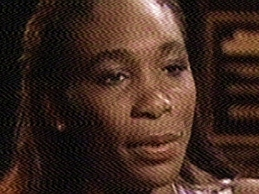
//> input picture Codigos DIP/TransformadaFourier/TransformadaFourier/ruido_periodico.jpg, 259 x 194 px
$ ./DFT_Deber7   (built with g++ and OpenCV 4)
//> lines starting //> are read from the running program, lines starting //| are printed output that depends on the picture

/////////////////////////////////////////////////////////////////////////////
// ESTE ALGORITMO PERMITE CALCULAR Y VISUALIZAR LA TRANSFORMADA DE FOURIER //
/////////////////////////////////////////////////////////////////////////////

#include "opencv2/imgproc/imgproc.hpp"
#include "opencv2/highgui/highgui.hpp"
#include <stdlib.h>
#include <stdio.h>
#include "opencv2/opencv.hpp"
#include < opencv/highgui.h >
#include <math.h>
#include <opencv/cxcore.h>
#include <opencv/cvaux.h>
#include <conio.h>
#include <string.h>


void cvShiftDFT(CvArr * src_arr, CvArr * dst_arr );

void main()
{

	//Declaracion de variables a usarse
	IplImage *imgIn;			// imagen de entrada
	IplImage *imgGray;			// imagen de entrada en en escala de grises
	IplImage *img_Re,*img_Im;	// resultado img real e imaginario de la tranformada de fourier
	IplImage *img_ReInv, *img_Mascara;		// pasar la img parte real a 8 bits
	IplImage *img_Re2, *img_Re3,*img_Im3;		// pasar la img parte real a 8 bits
	IplImage *mascaraRuido;
	IplImage *fft,*fft2;				// almacena la transformada de fourier
	double m, M;
	int i,j,bandaIzqA,bandaIzqB,bandaDerA,bandaDerB;


	imgIn=cvLoadImage("ruido_periodico.jpg", 1);		//carga la imagen de entrada
//> imgIn is the input picture: 194 rows x 259 cols, CV_8UC3; mean B, G, R 32.9, 41.9, 63.8
	imgGray=cvCreateImage(cvGetSize(imgIn),IPL_DEPTH_8U,1);
	cvCvtColor(imgIn,imgGray,CV_BGR2GRAY);  //convierte la img de entrada a img escala de grises

	//visualiza la img original en escala de grises
	cvNamedWindow("Imagen",1);
	cvShowImage("Imagen",imgGray);
	cvWaitKey(0);

	img_Re= cvCreateImage(cvGetSize(imgGray), IPL_DEPTH_64F, 1); //Crea la img_RE para la parte real con profundidad de 64, 1 canal.
	img_Im= cvCreateImage(cvGetSize(imgGray), IPL_DEPTH_64F, 1);//Crea la img_Im para la parte imaginaria con profundidad de 64, 1 canal.
	fft= cvCreateImage(cvGetSize(imgGray), IPL_DEPTH_64F, 2); //Crea una Img para la union de las partes real e imaginaria de la Transf. de Fourier, profundidad de 64, 2 canales.

	fft2= cvCreateImage(cvGetSize(imgGray), IPL_DEPTH_64F, 2); //Crea una Img para la union de las partes real e imaginaria de la Transf. de Fourier, profundidad de 64, 2 canales.
	img_ReInv= cvCreateImage(cvGetSize(imgGray), IPL_DEPTH_8U, 1); //Creamos una img_Re2 para la parte real con profundidad de 8, 1 canal.
	img_Mascara= cvCreateImage(cvGetSize(imgGray), IPL_DEPTH_8U, 1); //Creamos una img_Re2 para la parte real con profundidad de 8, 1 canal.

	img_Re2= cvCreateImage(cvGetSize(imgGray), IPL_DEPTH_64F, 1); //Creamos una img_Re2 para la parte real con profundidad de 8, 1 canal.

	//Imagenes necesarias para mostrar el espectro en MAGNITUD apliacando solo La DFT
	img_Re3= cvCreateImage(cvGetSize(imgGray), IPL_DEPTH_64F, 1); //Crea la img_RE para la parte real con profundidad de 64, 1 canal.
	img_Im3= cvCreateImage(cvGetSize(imgGray), IPL_DEPTH_64F, 1);//Crea la img_Im para la parte imaginaria con profundidad de 64, 1 canal.


	/*Cambia las caracteristicas de la imgGray de 8 bits/pixel a img_Re de 64 bits/pixel de profundidad*/
	cvScale(imgGray,img_Re,1.0,0.0);

	/*Setea todos los valores a 0 de la imagen imaginaria*/
	cvSetZero(img_Im);

	/*Combina las imagenes para juntar la parte real a la parte imaginaria*/
	cvMerge(img_Re,img_Im, 0, 0,fft);

	/*Aplica Fourier a la imagen que contiene las parte real y la imaginaria*/
	cvDFT(fft,fft,CV_DXT_FORWARD,0);

	/*Separa la parte real y la parte imaginaria de la imagen tranformada de Fourier*/
	cvSplit( fft,img_Re,img_Im, 0, 0 );
	//Realizo una copia en otras variables para no modificar las im醙enes originales en el pr髕imo procedimiento
	cvSplit( fft,img_Re3,img_Im3, 0, 0 );

	//Aplica la ecuacion para generar la imagen magnitud --> magnitud=sqrt(img_Re*img_Re + img_Im*img_Im)
	cvPow( img_Re3, img_Re3, 2); //img_Re^2
	cvPow( img_Im3, img_Im3, 2);//img_Im^2
	cvAdd( img_Re3, img_Im3, img_Re3);// abs_ifft = iimg_Re + iimg_Im
	cvPow( img_Re3, img_Re3, 0.5); //sqrt(abs_ifft)

	//Hacemos remapeo logaritmico para mejorar la visualizacion de los coeficientes de Fourier
	cvLog(img_Re3,img_Re3); // logaritmo de la imagen img_Re
	cvPow(img_Re3,img_Re3,2);  //img_Re^2
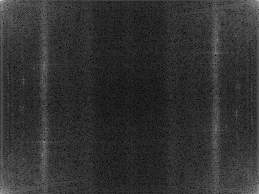
//> img_Re3: 194 rows x 259 cols, CV_64FC1; min 1.25, max 215.6, mean 49.8


	//Reorganizamos los cuadrantes de la imagen de Fourier tal que el origen este en el centro de la imagen (matrices dst & src de igual tamano & tipo)
	cvShiftDFT( img_Re3, img_Re3 );
//> in cvShiftDFT, `CvSize size = cvGetSize(src_arr);`: size = Size(259, 194)
//> in cvShiftDFT, `tmp = cvCreateMat(size.height/2, size.width/2, cvGetElemType(src_arr));`: tmp: 97 rows x 129 cols, CV_64FC1; every value is 0
//> in cvShiftDFT, `cx = size.width/2;`: cx = 129
//> in cvShiftDFT, `cy = size.height/2;`: cy = 97
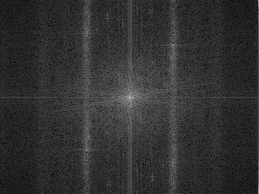
//> img_Re3: 194 rows x 259 cols, CV_64FC1; min 1.25, max 215.6, mean 49.8
	cvMinMaxLoc( img_Re3, &m, &M, NULL, NULL, NULL );
//> m = 1.25; M = 215.6

	//Regresamos la caracteristica original a la imagen dandole 8 como profundidad.
	cvScale(img_Re3,img_Mascara,323/(M-m),323*(-m)/(M-m));

	//NOT
	cvNot(img_Mascara,img_Mascara);

	cvShowImage("Magnitud-Mascara con ruido", img_Mascara);   // Se muestra la magnitud de la m醩cara sin ruido
	cvWaitKey(0);

	//Muestro la imagenReal con ruido
	//cvShowImage("Img_Re con ruido", img_Re);

	//******** Procedimiento de eliminacion de ruido *************
	//SETEANDO DE COLOR NEGRO LAS BANDAS DE RUIDO- MODIFICANDO EL ESPECTRO

	CvScalar vzero = cvScalarAll(255);

	bandaIzqA= ((img_Re->width / 2) - 90);// 82; //
//> bandaIzqA = 39
	bandaIzqB= ((img_Re->width / 2) - 83);//89;
//> bandaIzqB = 46
	bandaDerA= (img_Re->width / 2) + 82;//(img_Re->width)-90;
//> bandaDerA = 211
	bandaDerB= (img_Re->width / 2) + 89;//(img_Re->width) - 83;
//> bandaDerB = 218


	// Set coefficients of high frequencies to zero

	for(i = 0; i < img_Re->height; i++){
		for(j = 0; j < img_Re->width; j++){

			if(j>=bandaIzqA && j<=bandaIzqB){
				cvSet2D(img_Re, i,j, vzero);
				cvSet2D(img_Im, i,j, vzero);
			}
			else if(j>=bandaDerA && j<=bandaDerB){
				cvSet2D(img_Re, i,j, vzero);
				cvSet2D(img_Im, i,j, vzero);
			}
			else{

			}
		}
	}


	/*Combina las imagenes para juntar la parte real a la parte imaginaria*/
	cvMerge(img_Re,img_Im, 0, 0,fft2);

	/*Aplica La Transformada Inversa de Fourier a la imagen que contiene las parte real y la imaginaria*/
	cvDFT(fft2,fft2,CV_DXT_INV_SCALE,0);

	/*Separa la parte real y la parte imaginaria de la imagen tranformada de Inversa de Fourier*/
	cvSplit( fft2,img_Re2,img_Im, 0, 0 );
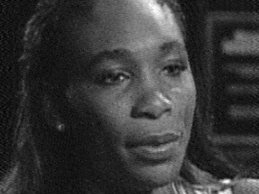
//> img_Re2: 194 rows x 259 cols, CV_64FC1; min -9.22, max 247.6, mean 47.4; drawn with min black and max white
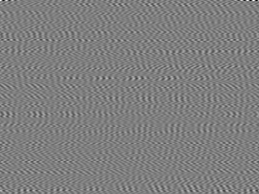
//> img_Im: 194 rows x 259 cols, CV_64FC1; min -17.17, max 17.31, mean -1.64e-17; drawn with min black and max white

	//Regresamos la caracteristica original a la imagen dandole 8 como profundidad.
	cvScale(img_Re2,img_ReInv,1.0,0.0);

	//Se muestra la imagen sin ruido
	cvShowImage("Imagen sin ruido", img_ReInv);cvWaitKey(0);

	//Aplica la ecuacion para generar la imagen magnitud --> magnitud=sqrt(img_Re*img_Re + img_Im*img_Im)
	cvPow( img_Re, img_Re, 2); //img_Re^2
	cvPow( img_Im, img_Im, 2);//img_Im^2
	cvAdd( img_Re, img_Im, img_Re);// abs_ifft = iimg_Re + iimg_Im
	cvPow( img_Re, img_Re, 0.5); //sqrt(abs_ifft)

	//Hacemos remapeo logaritmico para mejorar la visualizacion de los coeficientes de Fourier
	cvLog(img_Re,img_Re); // logaritmo de la imagen img_Re
	cvPow(img_Re,img_Re,2);  //img_Re^2


	//Reorganizamos los cuadrantes de la imagen de Fourier tal que el origen este en el centro de la imagen (matrices dst & src de igual tamano & tipo)
	cvShiftDFT( img_Re, img_Re );
//> in cvShiftDFT (call 2), `q4 = cvGetSubRect( src_arr, &q4stub, cvRect(0,cy,cx,cy) );`:
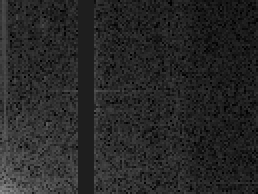
//> q4: 97 rows x 129 cols, CV_64FC1 (shown 2 times larger); min 0.000979, max 140.1, mean 39.5
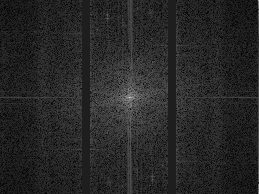
//> img_Re: 194 rows x 259 cols, CV_64FC1; min 0.000979, max 215.6, mean 39.4
	cvMinMaxLoc( img_Re, &m, &M, NULL, NULL, NULL );
//> m = 0.000979

	//Regresamos la caracteristica original a la imagen dandole 8 como profundidad.
	cvScale(img_Re,img_Mascara,323/(M-m),323*(-m)/(M-m));

	//NOT
	cvNot(img_Mascara,img_Mascara);
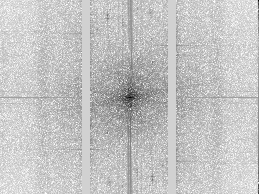
//> img_Mascara: 194 rows x 259 cols, CV_8UC1; min 0, max 255, mean 196

	cvShowImage("Magnitud-Mascara sin ruido", img_Mascara);   // Se muestra la magnitud de la m醩cara sin ruido
	cvWaitKey(0);

}


void cvShiftDFT(CvArr * src_arr, CvArr * dst_arr )
{
    CvMat * tmp;
    CvMat q1stub, q2stub;
    CvMat q3stub, q4stub;
    CvMat d1stub, d2stub;
    CvMat d3stub, d4stub;
    CvMat * q1, * q2, * q3, * q4;
    CvMat * d1, * d2, * d3, * d4;

    CvSize size = cvGetSize(src_arr);
    CvSize dst_size = cvGetSize(dst_arr);
    int cx, cy;

    if(dst_size.width != size.width ||
       dst_size.height != size.height){
        cvError( CV_StsUnmatchedSizes, "cvShiftDFT", "Source and Destination arrays must have equal sizes", __FILE__, __LINE__ );
    }

	tmp = cvCreateMat(size.height/2, size.width/2, cvGetElemType(src_arr));
    if(src_arr==dst_arr){
        tmp = cvCreateMat(size.height/2, size.width/2, cvGetElemType(src_arr));
    }

    cx = size.width/2;
    cy = size.height/2; // image center

    q1 = cvGetSubRect( src_arr, &q1stub, cvRect(0,0,cx, cy) );
    q2 = cvGetSubRect( src_arr, &q2stub, cvRect(cx,0,cx,cy) );
    q3 = cvGetSubRect( src_arr, &q3stub, cvRect(cx,cy,cx,cy) );
    q4 = cvGetSubRect( src_arr, &q4stub, cvRect(0,cy,cx,cy) );
    d1 = cvGetSubRect( src_arr, &d1stub, cvRect(0,0,cx,cy) );
    d2 = cvGetSubRect( src_arr, &d2stub, cvRect(cx,0,cx,cy) );
    d3 = cvGetSubRect( src_arr, &d3stub, cvRect(cx,cy,cx,cy) );
    d4 = cvGetSubRect( src_arr, &d4stub, cvRect(0,cy,cx,cy) );

    if(src_arr!=dst_arr){
        if( !CV_ARE_TYPES_EQ( q1, d1 )){
            cvError( CV_StsUnmatchedFormats, "cvShiftDFT", "Source and Destination arrays must have the same format", __FILE__, __LINE__ );
        }
        cvCopy(q3, d1, 0);
        cvCopy(q4, d2, 0);
        cvCopy(q1, d3, 0);
        cvCopy(q2, d4, 0);
    }
    else{
        cvCopy(q3, tmp, 0);
        cvCopy(q1, q3, 0);
        cvCopy(tmp, q1, 0);
        cvCopy(q4, tmp, 0);
        cvCopy(q2, q4, 0);
        cvCopy(tmp, q2, 0);
    }
}

$ run again, with Codigos DIP/TransformadaFourier/TransformadaFourier/fourier.jpg copied over Codigos DIP/TransformadaFourier/TransformadaFourier/ruido_periodico.jpg
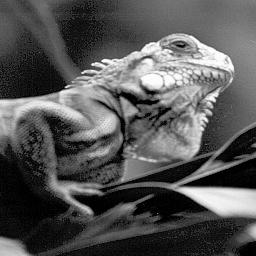
//> input picture Codigos DIP/TransformadaFourier/TransformadaFourier/fourier.jpg, 256 x 256 px
//> imgIn is the input picture: 256 rows x 256 cols, CV_8UC3; min 0, max 255, mean 85.1
//> size = Size(256, 256)
//> tmp: 128 rows x 128 cols, CV_64FC1; every value is 0
//> cx = 128
//> `cvMinMaxLoc( img_Re3, &m, &M, NULL, NULL, NULL );`: m = 4.59; M = 241.3
//> `cvShiftDFT( img_Re, img_Re );`:
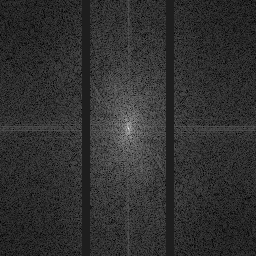
//> img_Re: 256 rows x 256 cols, CV_64FC1; min 0.000242, max 241.3, mean 48.6
//> `cvMinMaxLoc( img_Re, &m, &M, NULL, NULL, NULL );`: m = 0.000242
//> `cvNot(img_Mascara,img_Mascara);`:
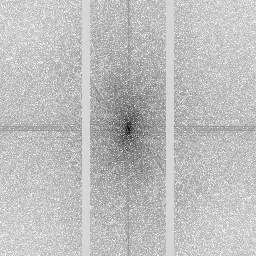
//> img_Mascara: 256 rows x 256 cols, CV_8UC1; min 0, max 255, mean 189.9

$ run again, with Codigos DIP/TransformadaFourier/TransformadaFourier/fourier2.jpg copied over Codigos DIP/TransformadaFourier/TransformadaFourier/ruido_periodico.jpg
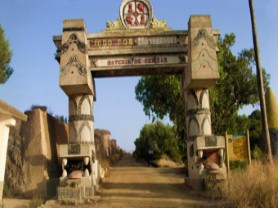
//> input picture Codigos DIP/TransformadaFourier/TransformadaFourier/fourier2.jpg, 278 x 208 px
//> imgIn is the input picture: 208 rows x 278 cols, CV_8UC3; mean B, G, R 101.1, 113.8, 119.8
//> size = Size(278, 208)
//> tmp: 104 rows x 139 cols, CV_64FC1; every value is 0
//> cx = 139
//> cy = 104
//> `cvMinMaxLoc( img_Re3, &m, &M, NULL, NULL, NULL );`: m = 1.27; M = 246.6
//> `cvShiftDFT( img_Re, img_Re );`:
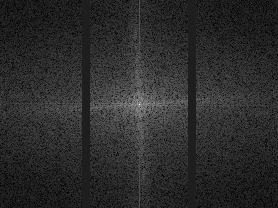
//> img_Re: 208 rows x 278 cols, CV_64FC1; min 0.000265, max 246.6, mean 44.2
//> `cvMinMaxLoc( img_Re, &m, &M, NULL, NULL, NULL );`: m = 0.000265
//> `cvNot(img_Mascara,img_Mascara);`:
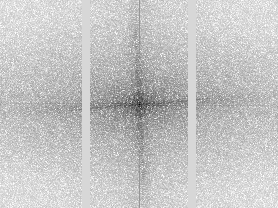
//> img_Mascara: 208 rows x 278 cols, CV_8UC1; min 0, max 255, mean 197.1

$ run again, with Codigos DIP/TransformadaFourier/TransformadaFourier/fourier2_perfilada.jpg copied over Codigos DIP/TransformadaFourier/TransformadaFourier/ruido_periodico.jpg
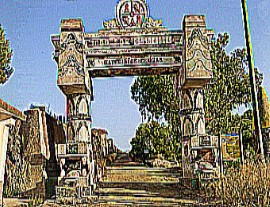
//> input picture Codigos DIP/TransformadaFourier/TransformadaFourier/fourier2_perfilada.jpg, 270 x 207 px
//> imgIn is the input picture: 207 rows x 270 cols, CV_8UC3; mean B, G, R 120.3, 126.2, 126.1
//> size = Size(270, 207)
//> tmp: 103 rows x 135 cols, CV_64FC1; every value is 0
//> cx = 135
//> cy = 103
//> `cvMinMaxLoc( img_Re3, &m, &M, NULL, NULL, NULL );`: m = 8.13; M = 248.5
//> `cvMinMaxLoc( img_Re, &m, &M, NULL, NULL, NULL );`: m = 0.000242
//> `cvNot(img_Mascara,img_Mascara);`:
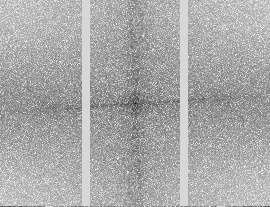
//> img_Mascara: 207 rows x 270 cols, CV_8UC1; min 0, max 255, mean 170.1
